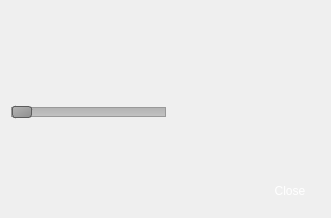
<?xml version="1.0" encoding="UTF-8"?>
<ui version="4.0">
 <class>VSCPTZControl</class>
 <widget class="QDialog" name="VSCPTZControl">
  <property name="windowModality">
   <enum>Qt::NonModal</enum>
  </property>
  <property name="geometry">
   <rect>
    <x>0</x>
    <y>0</y>
    <width>331</width>
    <height>218</height>
   </rect>
  </property>
  <property name="minimumSize">
   <size>
    <width>120</width>
    <height>120</height>
   </size>
  </property>
  <property name="maximumSize">
   <size>
    <width>16777215</width>
    <height>16777215</height>
   </size>
  </property>
  <property name="windowTitle">
   <string>OpenCVR</string>
  </property>
  <property name="windowIcon">
   <iconset resource="../velibui.qrc">
    <normaloff>:/action/resources/libuilogoc.png</normaloff>:/action/resources/libuilogoc.png</iconset>
  </property>
  <property name="styleSheet">
   <string notr="true"/>
  </property>
  <property name="modal">
   <bool>true</bool>
  </property>
  <layout class="QVBoxLayout" name="verticalLayout_3">
   <item>
    <layout class="QHBoxLayout" name="horizontalLayout_2">
     <item>
      <layout class="QVBoxLayout" name="verticalLayout_2">
       <item>
        <layout class="QHBoxLayout" name="horizontalLayout">
         <item>
          <layout class="QGridLayout" name="gridLayout">
           <property name="spacing">
            <number>2</number>
           </property>
           <item row="2" column="1">
            <widget class="QPushButton" name="pbDown">
             <property name="minimumSize">
              <size>
               <width>28</width>
               <height>28</height>
              </size>
             </property>
             <property name="maximumSize">
              <size>
               <width>28</width>
               <height>28</height>
              </size>
             </property>
             <property name="styleSheet">
              <string notr="true">QPushButton:hover {
border:none;
color:white;
background-color: rgb(85, 170, 255);}
QPushButton:pressed {
background-color: rgb(200, 200, 200);}</string>
             </property>
             <property name="text">
              <string/>
             </property>
             <property name="icon">
              <iconset resource="../velibui.qrc">
               <normaloff>:/action/resources/ptz-down.png</normaloff>:/action/resources/ptz-down.png</iconset>
             </property>
             <property name="iconSize">
              <size>
               <width>32</width>
               <height>32</height>
              </size>
             </property>
             <property name="flat">
              <bool>true</bool>
             </property>
            </widget>
           </item>
           <item row="0" column="1">
            <widget class="QPushButton" name="pbUp">
             <property name="minimumSize">
              <size>
               <width>28</width>
               <height>28</height>
              </size>
             </property>
             <property name="maximumSize">
              <size>
               <width>28</width>
               <height>28</height>
              </size>
             </property>
             <property name="styleSheet">
              <string notr="true">QPushButton:hover {
border:none;
color:white;
background-color: rgb(85, 170, 255);}
QPushButton:pressed {
background-color: rgb(200, 200, 200);}</string>
             </property>
             <property name="text">
              <string/>
             </property>
             <property name="icon">
              <iconset resource="../velibui.qrc">
               <normaloff>:/action/resources/ptz-up.png</normaloff>:/action/resources/ptz-up.png</iconset>
             </property>
             <property name="iconSize">
              <size>
               <width>32</width>
               <height>32</height>
              </size>
             </property>
             <property name="flat">
              <bool>true</bool>
             </property>
            </widget>
           </item>
           <item row="1" column="0">
            <widget class="QPushButton" name="pbLeft">
             <property name="minimumSize">
              <size>
               <width>28</width>
               <height>28</height>
              </size>
             </property>
             <property name="maximumSize">
              <size>
               <width>28</width>
               <height>28</height>
              </size>
             </property>
             <property name="styleSheet">
              <string notr="true">QPushButton:hover {
border:none;
color:white;
background-color: rgb(85, 170, 255);}
QPushButton:pressed {
background-color: rgb(200, 200, 200);}</string>
             </property>
             <property name="text">
              <string/>
             </property>
             <property name="icon">
              <iconset resource="../velibui.qrc">
               <normaloff>:/action/resources/ptz-left.png</normaloff>:/action/resources/ptz-left.png</iconset>
             </property>
             <property name="iconSize">
              <size>
               <width>32</width>
               <height>32</height>
              </size>
             </property>
             <property name="flat">
              <bool>true</bool>
             </property>
            </widget>
           </item>
           <item row="1" column="2">
            <widget class="QPushButton" name="pbRight">
             <property name="minimumSize">
              <size>
               <width>28</width>
               <height>28</height>
              </size>
             </property>
             <property name="maximumSize">
              <size>
               <width>28</width>
               <height>28</height>
              </size>
             </property>
             <property name="styleSheet">
              <string notr="true">QPushButton:hover {
border:none;
color:white;
background-color: rgb(85, 170, 255);}
QPushButton:pressed {
background-color: rgb(200, 200, 200);}</string>
             </property>
             <property name="text">
              <string/>
             </property>
             <property name="icon">
              <iconset resource="../velibui.qrc">
               <normaloff>:/action/resources/ptz-right.png</normaloff>:/action/resources/ptz-right.png</iconset>
             </property>
             <property name="iconSize">
              <size>
               <width>28</width>
               <height>28</height>
              </size>
             </property>
             <property name="flat">
              <bool>true</bool>
             </property>
            </widget>
           </item>
          </layout>
         </item>
         <item>
          <layout class="QVBoxLayout" name="verticalLayout">
           <item>
            <widget class="QPushButton" name="pbZoomin">
             <property name="minimumSize">
              <size>
               <width>28</width>
               <height>28</height>
              </size>
             </property>
             <property name="maximumSize">
              <size>
               <width>28</width>
               <height>28</height>
              </size>
             </property>
             <property name="styleSheet">
              <string notr="true">QPushButton:hover {
border:none;
color:white;
background-color: rgb(85, 170, 255);}
QPushButton:pressed {
background-color: rgb(200, 200, 200);}</string>
             </property>
             <property name="text">
              <string/>
             </property>
             <property name="icon">
              <iconset resource="../velibui.qrc">
               <normaloff>:/action/resources/ptzzoomin.png</normaloff>:/action/resources/ptzzoomin.png</iconset>
             </property>
             <property name="iconSize">
              <size>
               <width>28</width>
               <height>28</height>
              </size>
             </property>
             <property name="flat">
              <bool>true</bool>
             </property>
            </widget>
           </item>
           <item>
            <widget class="QPushButton" name="pbZoomout">
             <property name="minimumSize">
              <size>
               <width>28</width>
               <height>28</height>
              </size>
             </property>
             <property name="maximumSize">
              <size>
               <width>28</width>
               <height>28</height>
              </size>
             </property>
             <property name="styleSheet">
              <string notr="true">QPushButton:hover {
border:none;
color:white;
background-color: rgb(85, 170, 255);}
QPushButton:pressed {
background-color: rgb(200, 200, 200);}</string>
             </property>
             <property name="text">
              <string/>
             </property>
             <property name="icon">
              <iconset resource="../velibui.qrc">
               <normaloff>:/action/resources/ptzzoomout.png</normaloff>:/action/resources/ptzzoomout.png</iconset>
             </property>
             <property name="iconSize">
              <size>
               <width>28</width>
               <height>28</height>
              </size>
             </property>
             <property name="flat">
              <bool>true</bool>
             </property>
            </widget>
           </item>
          </layout>
         </item>
        </layout>
       </item>
       <item>
        <widget class="QSlider" name="speedControl">
         <property name="autoFillBackground">
          <bool>false</bool>
         </property>
         <property name="styleSheet">
          <string notr="true">	QSlider::groove:horizontal {
border: 1px solid #999999;
height: 8px; /* the groove expands to the size of the slider by default. by giving it a height, it has a fixed size */
background: qlineargradient(x1:0, y1:0, x2:0, y2:1, stop:0 #B1B1B1, stop:1 #c4c4c4);
}
QSlider::handle:horizontal {
background: qlineargradient(x1:0, y1:0, x2:1, y2:1, stop:0 #b4b4b4, stop:1 #8f8f8f);
border: 1px solid #5c5c5c;
width: 18px;
margin: -2px 0; /* handle is placed by default on the contents rect of the groove. Expand outside the groove */
border-radius: 3px;
}</string>
         </property>
         <property name="minimum">
          <number>1</number>
         </property>
         <property name="maximum">
          <number>100</number>
         </property>
         <property name="singleStep">
          <number>1</number>
         </property>
         <property name="orientation">
          <enum>Qt::Horizontal</enum>
         </property>
         <property name="invertedAppearance">
          <bool>false</bool>
         </property>
         <property name="invertedControls">
          <bool>false</bool>
         </property>
         <property name="tickPosition">
          <enum>QSlider::NoTicks</enum>
         </property>
        </widget>
       </item>
      </layout>
     </item>
     <item>
      <spacer name="horizontalSpacer">
       <property name="orientation">
        <enum>Qt::Horizontal</enum>
       </property>
       <property name="sizeHint" stdset="0">
        <size>
         <width>40</width>
         <height>20</height>
        </size>
       </property>
      </spacer>
     </item>
    </layout>
   </item>
   <item>
    <spacer name="verticalSpacer">
     <property name="orientation">
      <enum>Qt::Vertical</enum>
     </property>
     <property name="sizeHint" stdset="0">
      <size>
       <width>20</width>
       <height>40</height>
      </size>
     </property>
    </spacer>
   </item>
   <item>
    <layout class="QHBoxLayout" name="_2">
     <property name="spacing">
      <number>6</number>
     </property>
     <property name="leftMargin">
      <number>0</number>
     </property>
     <property name="topMargin">
      <number>0</number>
     </property>
     <property name="rightMargin">
      <number>0</number>
     </property>
     <property name="bottomMargin">
      <number>0</number>
     </property>
     <item>
      <spacer>
       <property name="orientation">
        <enum>Qt::Horizontal</enum>
       </property>
       <property name="sizeHint" stdset="0">
        <size>
         <width>131</width>
         <height>31</height>
        </size>
       </property>
      </spacer>
     </item>
     <item>
      <widget class="QPushButton" name="pbClose">
       <property name="minimumSize">
        <size>
         <width>60</width>
         <height>30</height>
        </size>
       </property>
       <property name="maximumSize">
        <size>
         <width>60</width>
         <height>30</height>
        </size>
       </property>
       <property name="autoFillBackground">
        <bool>false</bool>
       </property>
       <property name="styleSheet">
        <string notr="true">QPushButton { 
border:none;
color:white;
background-image: url(:/action/resources/libuibutton.png);}
QPushButton:hover {
	background-image: url(:/action/resources/libuibuttonpress.png);}
QPushButton:pressed {
	background-image: url(:/action/resources/libuibutton.png);}</string>
       </property>
       <property name="text">
        <string>Close</string>
       </property>
      </widget>
     </item>
    </layout>
   </item>
  </layout>
 </widget>
 <resources>
  <include location="../velibui.qrc"/>
 </resources>
 <connections>
  <connection>
   <sender>pbClose</sender>
   <signal>clicked()</signal>
   <receiver>VSCPTZControl</receiver>
   <slot>reject()</slot>
   <hints>
    <hint type="sourcelabel">
     <x>369</x>
     <y>253</y>
    </hint>
    <hint type="destinationlabel">
     <x>179</x>
     <y>282</y>
    </hint>
   </hints>
  </connection>
 </connections>
</ui>
